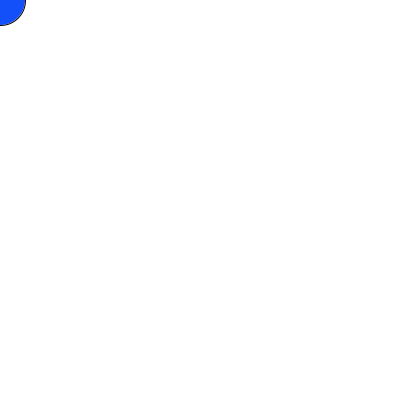
Frame 1 (no input)
Frame 60 (the mouse pressed at the canvas centre just before this capture): identical to frame 1, image omitted
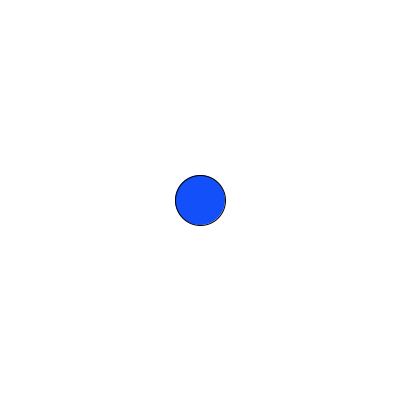
Frame 120 (the mouse held since frame 60 and released just before this capture)

The Processing sketch that drew these frames (run headless with seeded random() and noise(); from frame 60 on, the mouse is pressed at the canvas centre):

// Processing sketch: processing_14370
// ── processing_14370.pde

void setup() {
  size (400, 400);
  background(255);
}

void draw(){
  background(255);
  {
    ellipse (mouseY, mouseX, 20, 20);
    fill (20, 80, 250, 255);
    {
       ellipse(mouseX, mouseY, 50, 50);
    fill (80, 90, 240, 255);
    }
  }
}
